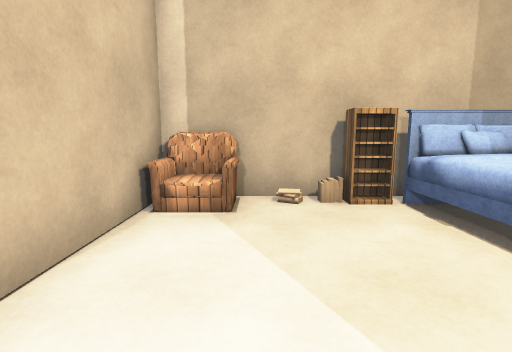
view 1 (above)

17 first-person views from a walk through a scene from a Unity 3-D project. The camera is 1.2 m above the floor, tilts 8° down and sees 85° across. The floor is counted in squares, 1 m on a side. Each view is taken from the middle of a square. On the plan, view 1 faces up. The plan holds only what a view shows up to about 13 squares ahead; the rest is blank. Surface patterns are stand-ins for the level's own textures.

view 2
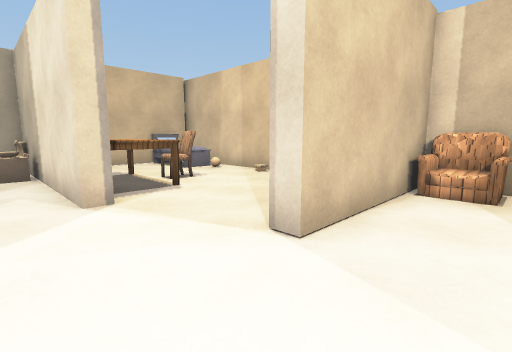

view 3
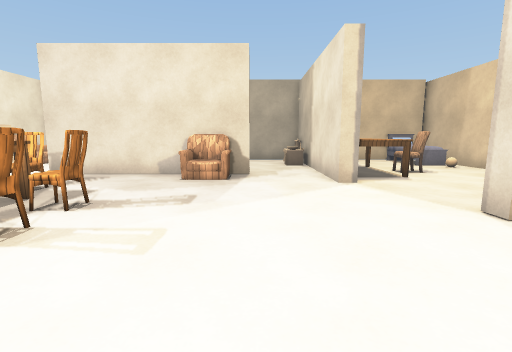

view 4
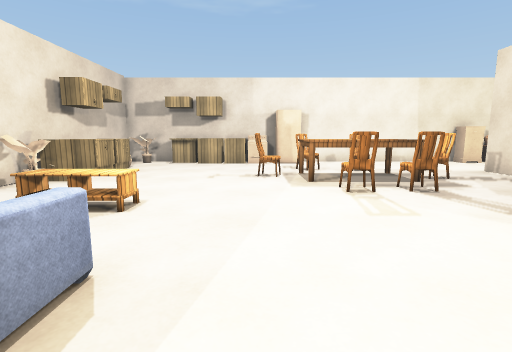

view 5
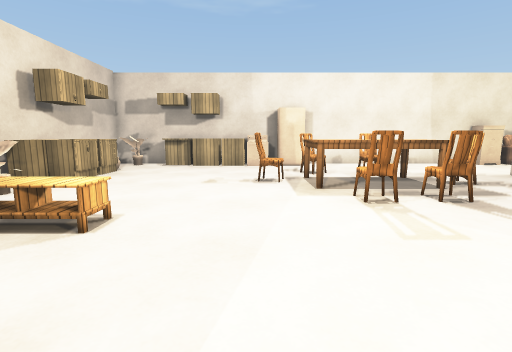

view 6
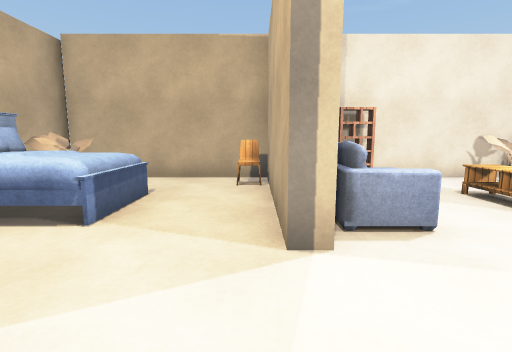

view 7
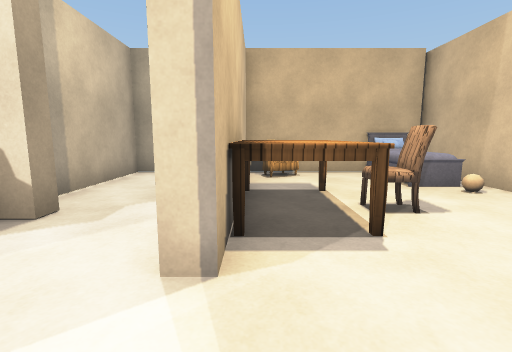

view 8
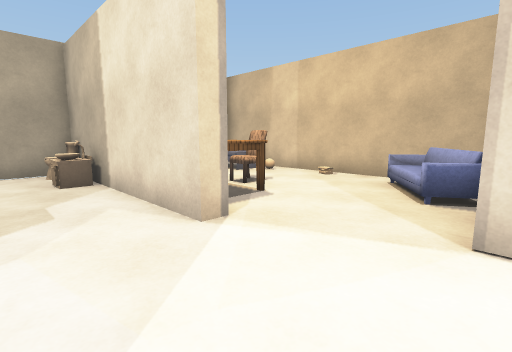

view 9
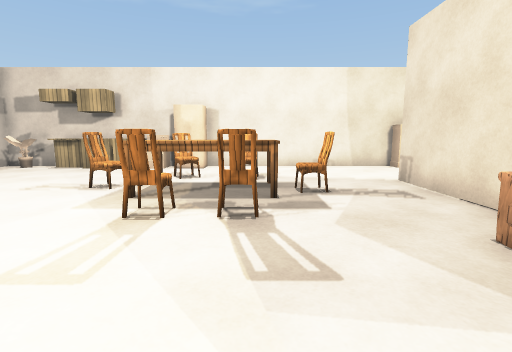

view 10
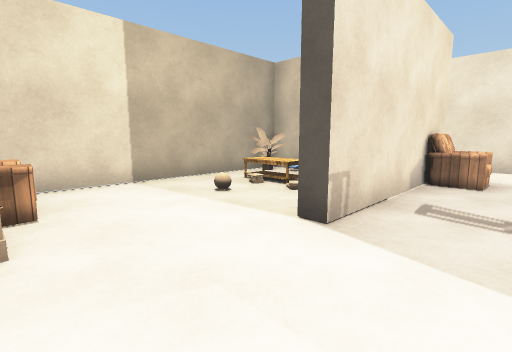

view 11
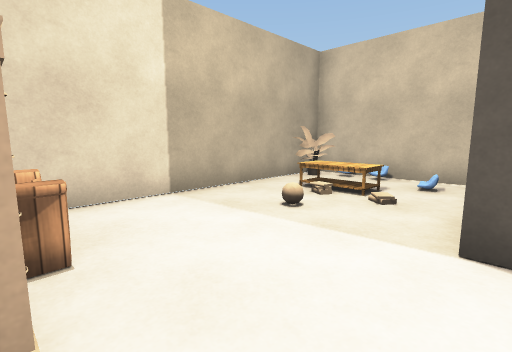

view 12
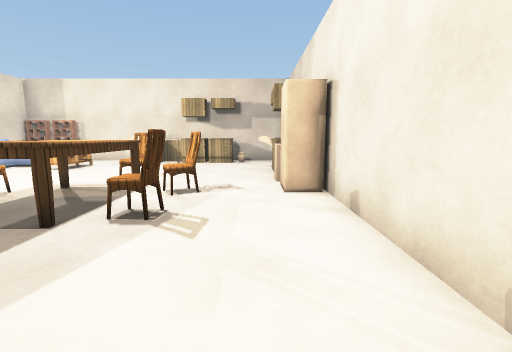

view 13
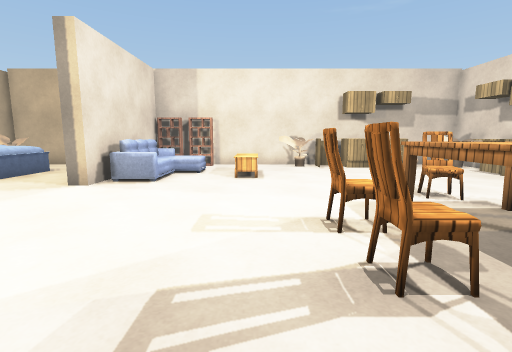

view 14
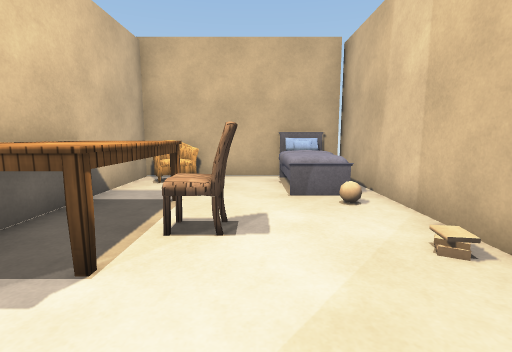

view 15
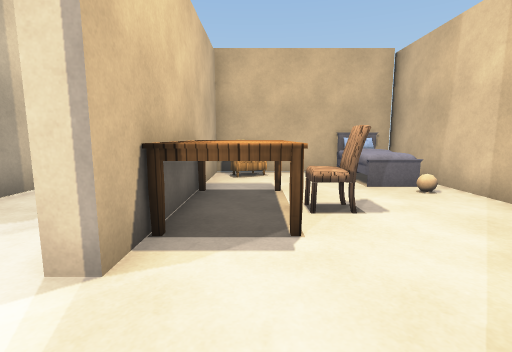

view 16
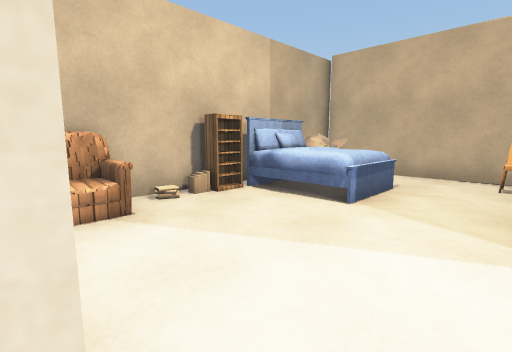

view 17
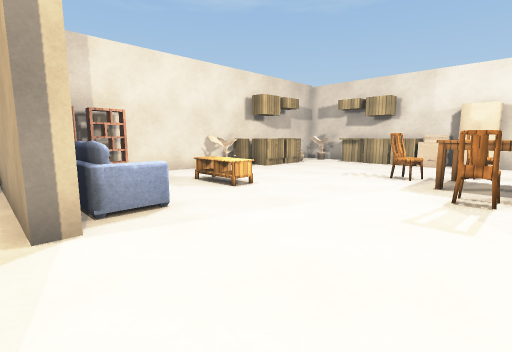

### Floor plan
Points are (right, up) in squares from view 1. A wall is a line through its corners. A room is listed if a view was taken in it or the views show most of it. See-through windows are left out.
Room 1 (views 1, 2, 3, 4, 5, 6, 7, 8, 9, 10, 11, 12, 13, 14, 15, 16, 17)
walls: (-7, -4.4) (-7, -9.7) (-7.5, -9.7); (-5.3, -0.4) (-5.3, -0.8) (-12.4, -0.8) (-12.4, -4) (-8.4, -4); (-8.1, -4.5) (-12.4, -4.5) (-12.4, -12.8); (-2.9, 5.6) (-12.8, 5.6); (6.9, -0.8) (1.8, -0.8) (1.8, -0.3) (6.8, -0.3); (3.2, 5.6) (-1.9, 5.6) (-1.9, 0.6) (-2.5, 0.6); (-10.5, -13.6) (7.2, -13.6) (7.2, 5.5); (-12.4, 5.5) (-12.4, -0.3) (-9.4, -0.3); (7.5, 5.6) (5.6, 5.6)
objects: other object (-12, -6) to (-11, -5); toilet (-12, -2) to (-12, -1); chair (-12, 0) to (-12, 1); bed (-12, 4) to (-10, 5); chair (-11, -14) to (-10, -13); table (-11, -7) to (-9, -7); sink (-10, -2) to (-10, -1); other object (-9, -13); table (-9, 0) to (-6, 1); chair (-8, 2) to (-7, 3); chair (-7, -5) to (-6, -4); chair (-5, -8) to (-4, -8); sofa (-4, 5); chair (-3, -10); table (-3, -9) to (-1, -8); chair (-3, -7) to (-3, -6); fridge (-1, -13) to (0, -13); chair (-1, -11) to (-1, -10); chair (-1, -7) to (-1, -6); chair (-1, 5) to (0, 5); chair (0, -9) to (1, -9); counter (1, -13) to (5, -13); bookshelf (2, 5); table (3, -5) to (5, -4); sofa (3, -2) to (3, -1); bed (3, 2) to (5, 5); sofa (5, -2); other object (6, -13) to (6, -12); counter (6, -11) to (6, -8); other object (6, -7) to (6, -6); chair (6, 0); other object (6, 4) to (6, 5); bookshelf (7, -3)

Where each view was taken, in squares from view 1:
view 1: 0 up, 0 right, facing up
view 2: 2 down, 0 right, facing up-left
view 3: 3 down, 2 right, facing left
view 4: 0 up, 1 right, facing down
view 5: 1 down, 1 right, facing down
view 6: 0 up, 1 left, facing right
view 7: 0 up, 3 left, facing left
view 8: 3 down, 2 left, facing up-left
view 9: 2 down, 3 left, facing down
view 10: 13 down, 5 left, facing up-left
view 11: 13 down, 7 left, facing up-left
view 12: 12 down, 7 left, facing right
view 13: 5 down, 5 left, facing right
view 14: 3 up, 4 left, facing left
view 15: 1 up, 3 left, facing left
view 16: 0 up, 2 left, facing up-right
view 17: 0 up, 2 left, facing down-right
